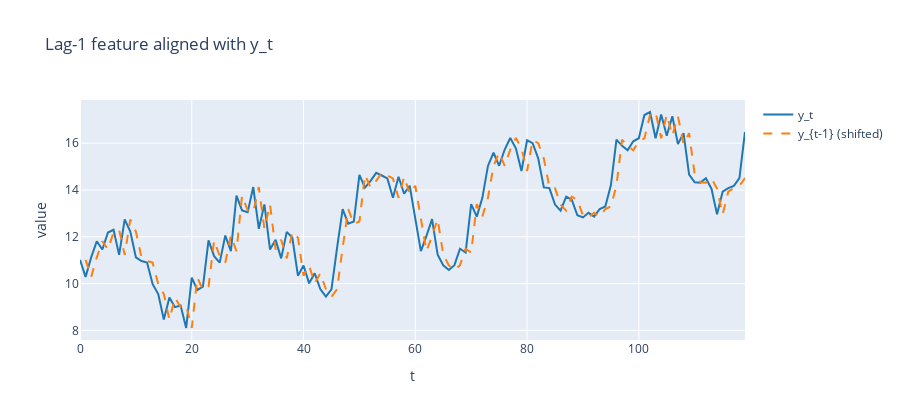

This figure's notebook cell:
### Code cell
fig = go.Figure()
fig.add_trace(go.Scatter(x=series.index, y=series, mode="lines", name="y_t", line=dict(color="#1f77b4")))
fig.add_trace(go.Scatter(x=series.index, y=df_lag["lag_1"], mode="lines", name="y_{t-1} (shifted)", line=dict(color="#ff7f0e", dash="dash")))
fig.update_layout(title="Lag-1 feature aligned with y_t", xaxis_title="t", yaxis_title="value", height=420)
fig.show()
